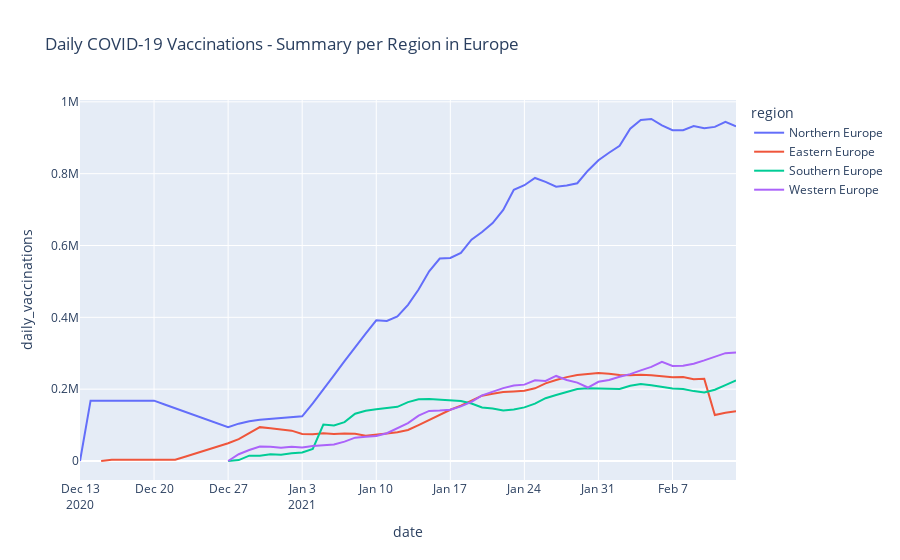

The notebook cell saved with this chart:
### Code cell
plot_daily_vaccination_data(data = regions_daily_df,  
                            region_column = 'region',
                            regions_list = Europe,
                            vaccination_metric = 'daily_vaccinations',
                            plot_title = 'Daily COVID-19 Vaccinations - Summary per Region in Europe'
                           )
